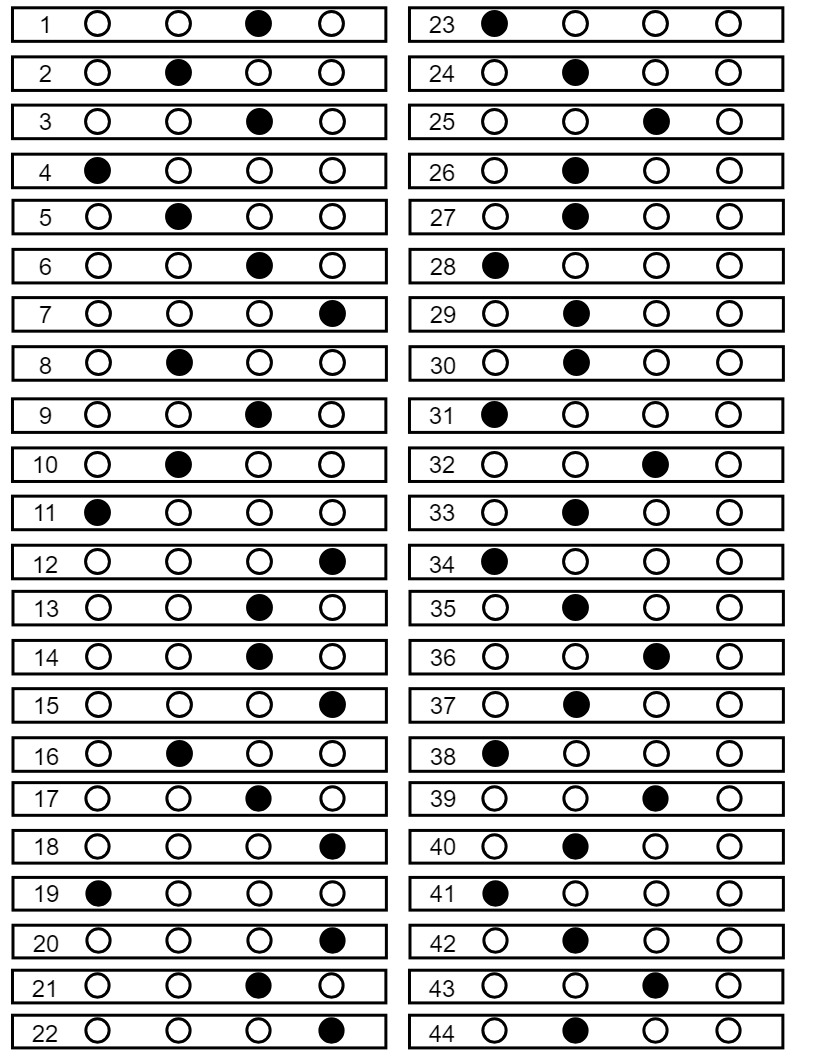
#> input picture example/example.jpg, 814 x 1058 px
$ python mcparser.py --image example/example.jpg   (older library calls are emulated)
#> lines starting #> are read from the running program, lines starting #| are printed output that depends on the picture; after the words box and inside, x2 and y2 are one past the last pixel; in counts of white or black regions, pixels touching at a corner belong together
import argparse
import cv2
import pytesseract
import numpy as np
import json
import math

# construct the argument parse and parse the arguments
ap = argparse.ArgumentParser()
ap.add_argument("-i", "--image", required=True,
				help="path to input image to be OCR'd")
args = vars(ap.parse_args())

# 2D distance between 2 points (x1, y1) (x2, y2)
def distance(x1, y1, x2, y2):
    return math.sqrt(math.pow((x2-x1), 2) + math.pow((y2-y1), 2))

im = cv2.imread(args['image'])
#> im is the input picture: shape (1058, 814, 3); min 0, max 255, mean 205.4

img2gray = cv2.cvtColor(im, cv2.COLOR_BGR2GRAY)
ret, mask = cv2.threshold(img2gray, 20, 255, cv2.THRESH_BINARY)
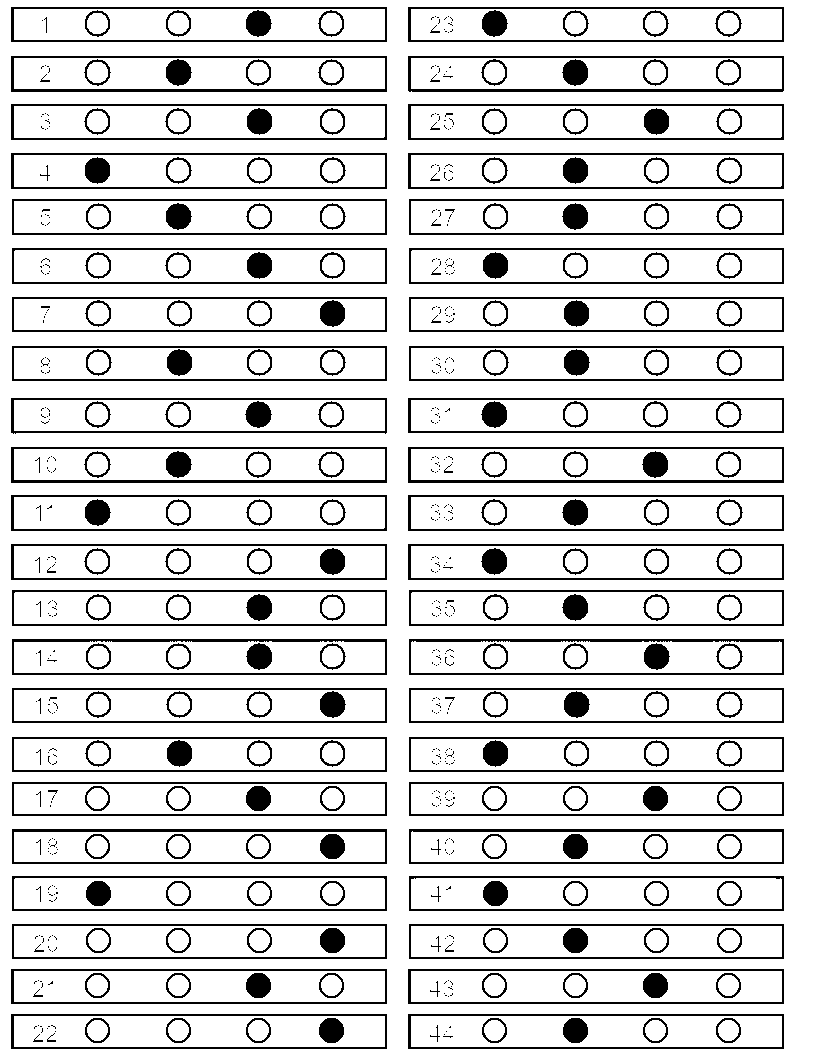
#> mask: shape (1058, 814); 85.8% white; 673 black regions (421 under 20 px)

im2, contours, hierarchy = cv2.findContours(
	mask, cv2.RETR_TREE, cv2.CHAIN_APPROX_SIMPLE)
#> contours = 1193 contours, 752 with area under 20; largest, box (x1, y1, x2, y2) and area: (0, 0, 814, 1058) 859341, (407, 543, 785, 581) 13947, (10, 543, 388, 581) 13947, (407, 494, 785, 532) 13947, (10, 494, 388, 532) 13947

# Rectangle for each question:
rects = []
for c in contours:
	peri = cv2.arcLength(c, True)
	approx = cv2.approxPolyDP(c, 0.02 * peri, True)
	x, y, w, h = cv2.boundingRect(approx)

	if(h >= 30 and h <= 100):
		# if height is enough
		# create rectangle for bounding
		rect = (x, y, w, h)
		rects.append(rect)
#> this loop made 1193 passes
#> (peri, approx, x, y, w, h) on passes 1, 2, 3, 5, 6, 16, 17, 20: (3740, [[0, 0], [0, 1057], [813, 1057], [813, 0]], 0, 0, 814, 1058), (823.7, [[407, 1014], [783, 1013], [784, 1048], [408, 1049]], 407, 1013, 378, 37), (800, [[411, 1016], [411, 1046], [781, 1046], [781, 1016]], 411, 1016, 371, 31), (5.66, [[443, 1034], [444, 1033], [445, 1034], [444, 1035]], 443, 1033, 3, 3), (5.66, [[445, 1031], [446, 1030], [447, 1031], [446, 1032]], 445, 1030, 3, 3), (823.7, [[10, 1014], [386, 1013], [387, 1048], [11, 1049]], 10, 1013, 378, 37), (800, [[14, 1016], [14, 1046], [384, 1046], [384, 1016]], 14, 1016, 371, 31), (5.66, [[47, 1038], [48, 1037], [49, 1038], [48, 1039]], 47, 1037, 3, 3)
#> (peri, x, y, w, h) on passes 4, 7, 8, 9, 10, 11: (24.49, 442, 1035, 12, 4), (9.07, 448, 1025, 4, 4), (55.56, 429, 1024, 12, 19), (85.25, 715, 1017, 27, 27), (65.94, 718, 1020, 21, 21), (85.25, 642, 1017, 27, 27)
#> after the loop, rects = 88 items, first 6: (407, 1013, 378, 37), (411, 1016, 371, 31), (10, 1013, 378, 37), (14, 1016, 371, 31), (407, 968, 378, 37), (411, 971, 371, 31)

length = len(rects)
#> length = 88

# allow margin of error in circle detection
padding = 1

choices = ['a','b','c','d']

# output
answers = []

for j in range(0, length, 2):
	f = rects[j + 1]
	roi = im[(f[1] - padding):(f[1] + f[3] + padding),
			  (f[0] - padding):(f[0] + f[2] + padding)]
	roigrey = cv2.cvtColor(roi, cv2.COLOR_BGR2GRAY)
	ret, thresh = cv2.threshold(roigrey, 127, 255, 0)
	roi2, rcontours, hierarchy = cv2.findContours(
		thresh, cv2.RETR_TREE, cv2.CHAIN_APPROX_SIMPLE)

	circles = cv2.HoughCircles(roigrey, cv2.HOUGH_GRADIENT, 1, 20,
						param1=50, param2=30, minRadius=0, maxRadius=0)

	# answers
	values = []
	if circles is not None:
		circles = np.uint16(np.around(circles))

		for inde,i in enumerate(circles[0, :]):
			# draw the outer circle
			circlerect = roi[(i[1]-i[2]):(i[1]+i[2]), (i[0]-i[2]):(i[0]+i[2])]
			width, height, depth = circlerect.shape
			radius = i[2]
			mask = np.zeros((width, height), np.uint8)
			cv2.circle(mask,(radius, radius), radius, (255, 255, 255), -1)

			circle =  cv2.bitwise_and(circlerect, circlerect, mask=mask)
			sum = 0;
			for x in range(0,width-1):
				for y in range(0,height-1):
#> (the run stopped early here; a loop or call above may not have finished)
